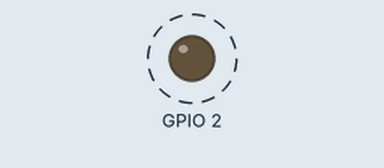
This sketch was run on a simulated ESP8266 (NodeMCU). Parts: output pins drawn as LEDs (lit = HIGH). Dashed ring = blinking.

Above: at 0.5 s.
Timing chart, 0 to 4.6 s (numbered marks = the images above):
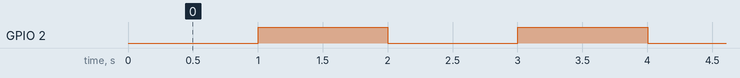

The sketch:

Client.ino
```cpp
#include <ESP8266WiFi.h>
#include <WiFiUdp.h>

const char ssid[] = "Fusstreter001";
const char password[] = "42FTR001";

unsigned int localPort = 42;
unsigned long lastBlink;

char packetBuffer[2];
char replyBuffer[1];

WiFiUDP udp;

void setup() {
  pinMode(2, OUTPUT);
  digitalWrite(2, LOW);

  lastBlink = millis();
  replyBuffer[0] = 0;

  WiFi.softAP(ssid, password);

  udp.begin(localPort);
}

void loop() {
  int packetSize = udp.parsePacket();
  if(packetSize){
    int len = udp.read(packetBuffer, 1);
    if(len > 0){
      packetBuffer[len] = 0;
    }
    if(packetBuffer[0] == 0){
      digitalWrite(2, LOW);
    }else{
      digitalWrite(2, HIGH);
    }
  }
  if(lastBlink + 1000 < millis()){
    lastBlink = millis();
    if(replyBuffer[0] == 0){
      replyBuffer[0] = 1;
      digitalWrite(2, HIGH);
    }else{
      replyBuffer[0] = 0;
      digitalWrite(2, LOW);
    }

    udp.beginPacket(udp.remoteIP(), 42);
    udp.write(replyBuffer);
    udp.endPacket();
  }
}
```

Measured:
- by itself, GPIO 2: alternates HIGH for 1.0 s and LOW for 1.0 s
